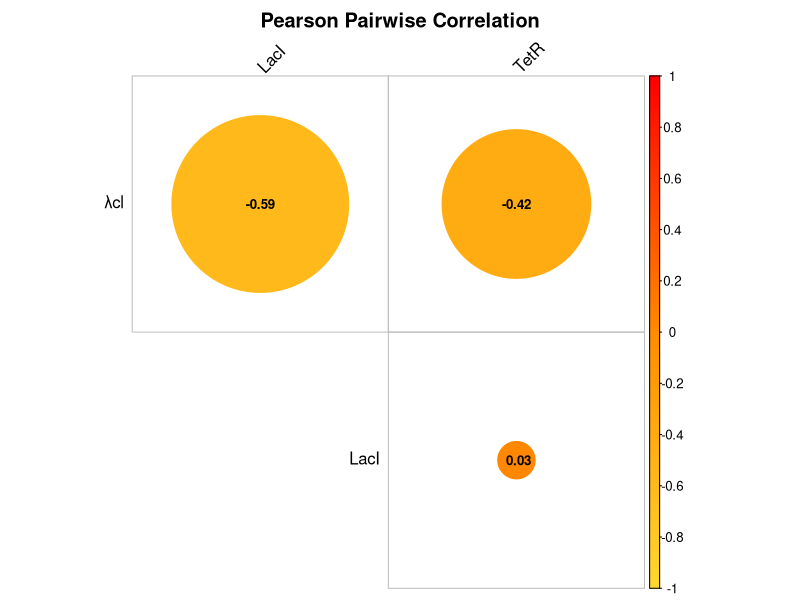
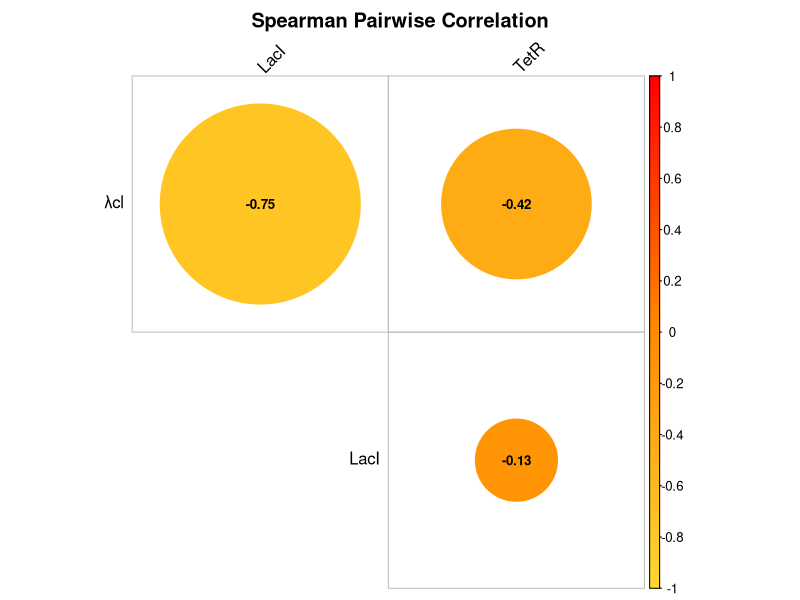

The R script that drew these images, in order:
################################################################################
################ CORRELATION-BASED NETWORK INFERENCE ###########################
################################################################################

# ============================================================
# Working Directory
# ============================================================

setwd('/Users/gio/Desktop/My Dissertation/Dissertation Focus/Main Version/2_Repressilator')

# ============================================================
# Required Libraries
# ============================================================

library(dplyr)
library(tidyr)
library(corrplot)

################################################################################
################################################################################

# ============================================================
# CORRELATION-BASED NETWORK INFERENCE
# Pearson and Spearman Correlation
# ============================================================
#
# Purpose:
#   • Provide classical baseline methods for comparison with CIRN
#   • Infer signed but UNDIRECTED associations
#   • Convert associations into directed edges for evaluation
#
# NOTE:
#   Correlation does NOT infer causality or direction.
#   Edges are duplicated in both directions for comparability.
# ============================================================

infer_network_correlation <- function(df, time_col, method = "pearson",
                                      cor_threshold = 0.3,
                                      p_threshold = 0.05) {
  
  # ------------------------------------------------------------
  # 1. Remove time column
  # ------------------------------------------------------------
  
  vars <- setdiff(names(df), time_col)
  data_mat <- df[, vars]
  
  # ------------------------------------------------------------
  # 2. Start runtime measurement
  # ------------------------------------------------------------
  
  start_time <- Sys.time()
  
  # ------------------------------------------------------------
  # 3. Compute correlation matrix
  # ------------------------------------------------------------
  
  cor_matrix <- cor(
    data_mat,
    method = method,
    use = "pairwise.complete.obs"
  )
  
  # ------------------------------------------------------------
  # 4. Compute p-values
  # ------------------------------------------------------------
  
  p_matrix <- matrix(
    NA,
    nrow = length(vars),
    ncol = length(vars),
    dimnames = list(vars, vars)
  )
  
  for (i in seq_along(vars)) {
    for (j in seq_along(vars)) {
      
      if (i == j) next
      
      test <- suppressWarnings(
        cor.test(
          data_mat[[vars[i]]],
          data_mat[[vars[j]]],
          method = method
        )
      )
      
      p_matrix[i, j] <- test$p.value
    }
  }
  
  # ------------------------------------------------------------
  # 5. Edge extraction
  # ------------------------------------------------------------
  
  edges <- data.frame()
  
  for (i in seq_along(vars)) {
    for (j in seq_along(vars)) {
      
      if (i == j) next
      
      r <- cor_matrix[i, j]
      p <- p_matrix[i, j]
      
      if (!is.na(r) &&
          abs(r) >= cor_threshold &&
          p < p_threshold) {
        
        edges <- rbind(
          edges,
          data.frame(
            predictor_set = paste0(method, "_correlation"),
            term = vars[i],
            target = vars[j],
            omega = r,
            odds_ratio = NA,
            sign = sign(r),
            regulation_type = ifelse(
              r > 0,
              "activation",
              "inhibition"
            ),
            rel_strength = abs(r),
            hdi_lower95 = NA,
            hdi_upper95 = NA,
            eti_lower95 = NA,
            eti_upper95 = NA,
            method = paste(method, "correlation")
          )
        )
      }
    }
  }
  
  # ------------------------------------------------------------
  # 6. Stop runtime measurement
  # ------------------------------------------------------------
  
  end_time <- Sys.time()
  
  runtime_seconds <- as.numeric(
    difftime(end_time, start_time, units = "secs")
  )
  
  message(
    "⏱ ", method, " correlation runtime: ",
    round(runtime_seconds, 4),
    " seconds"
  )
  
  return(list(
    edges = edges,
    runtime = runtime_seconds,
    cor_matrix = cor_matrix,
    p_matrix = p_matrix
  ))
}

################################################################################
################################################################################

# ============================================================
# Bubble Correlation Heatmap (like your example)
# ============================================================

plot_correlation_bubble <- function(cor_matrix, method_name = "Correlation") {
  
  corrplot(
    cor_matrix,
    
    method = "circle",           # circles like your figure
    type = "upper",              # upper triangle
    
    addCoef.col = "black",       # numbers inside circles
    number.cex = 0.8,
    
    col = colorRampPalette(
      c("#FFD92F", "#FF8C00", "#FF0000")
    )(200),                      # yellow → orange → red
    
    tl.col = "black",
    tl.srt = 45,
    
    diag = FALSE,
    
    title = paste(method_name, "Pairwise Correlation"),
    mar = c(0,0,2,0)
  )
}

################################################################################
################################################################################

# ============================================================
# Load Dataset
# ============================================================

sim_df <- read.csv("repressilator.csv") %>%
  na.omit()

time_col <- names(sim_df)[1]

################################################################################
################################################################################

# ============================================================
# Pearson Correlation Network
# ============================================================

pearson_res <- infer_network_correlation(
  df = sim_df,
  time_col = time_col,
  method = "pearson"
)

pearson_edges <- pearson_res$edges
pearson_edges

pearson_cor_mat <- pearson_res$cor_matrix
pearson_cor_mat

pearson_p_mat <- pearson_res$p_matrix
pearson_p_mat

# Pearson bubble heatmap

plot_correlation_bubble(
  pearson_res$cor_matrix,
  "Pearson"
)

################################################################################
################################################################################

# ============================================================
# Spearman Correlation Network
# ============================================================

spearman_res <- infer_network_correlation(
  df = sim_df,
  time_col = time_col,
  method = "spearman"
)

spearman_edges <- spearman_res$edges
spearman_edges

spearman_cor_mat <- spearman_res$cor_matrix
spearman_cor_mat

spearman_p_mat <- spearman_res$p_matrix
spearman_p_mat

# Spearman bubble heatmap

plot_correlation_bubble(
  spearman_res$cor_matrix,
  "Spearman"
)

################################################################################
################################################################################

# ============================================================
# Optional: Save figures for thesis / manuscript
# ============================================================

#pdf("Pearson_Correlation_Bubble.pdf", width = 6, height = 6)

#plot_correlation_bubble(
#  pearson_res$cor_matrix,
#  "Pearson"
#)

#dev.off()


#pdf("Spearman_Correlation_Bubble.pdf", width = 6, height = 6)

#plot_correlation_bubble(
#  spearman_res$cor_matrix,
#  "Spearman"
#)

#dev.off()

################################################################################
############################### ~ END ~ ########################################
################################################################################
